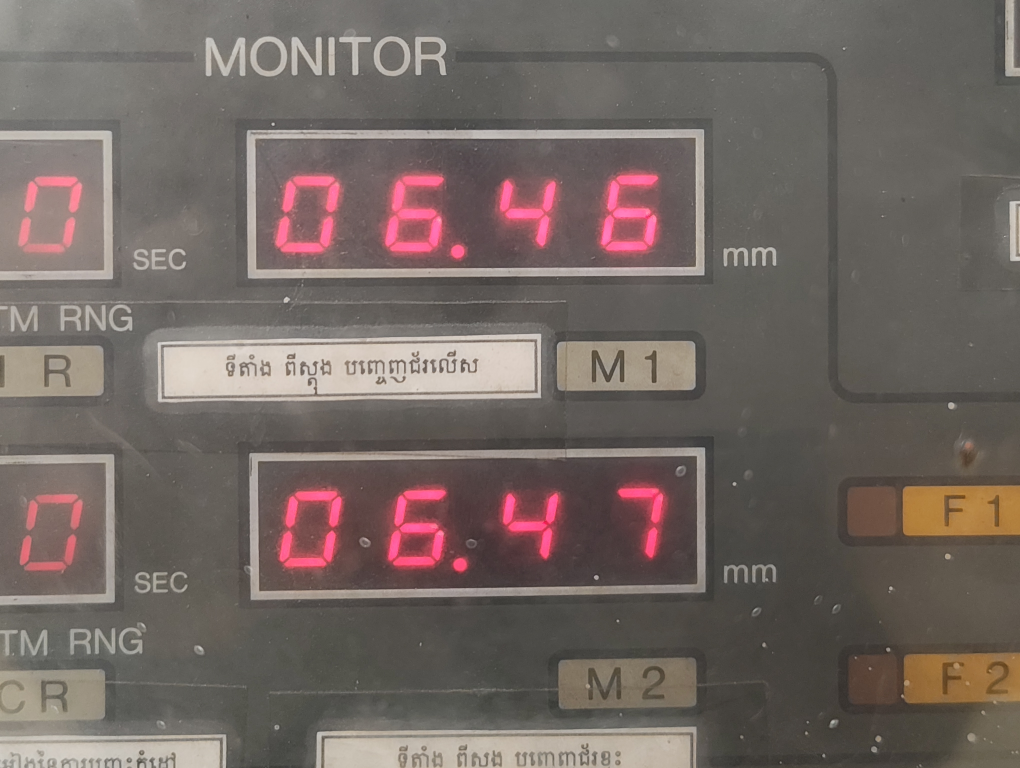
#> input picture img/raw/raw_008.jpg, 4080 x 3072 px (shown at 1/4 size)
$ python img_preprocess.py
#> lines starting #> are read from the running program, lines starting #| are printed output that depends on the picture; after the words box and inside, x2 and y2 are one past the last pixel; in counts of white or black regions, pixels touching at a corner belong together
import cv2 as cv
import matplotlib.pyplot as plt
import numpy as np

"""
cv.namedWindow('im_win', cv.WINDOW_NORMAL)
cv.resizeWindow('im_win', 800, 600)
"""

# gray scale image
img = cv.imread('./img/raw/raw_008.jpg')
#> img is the input picture: shape (3072, 4080, 3); mean B, G, R 98.3, 103.2, 114.4
gray = cv.cvtColor(img, cv.COLOR_BGR2GRAY)
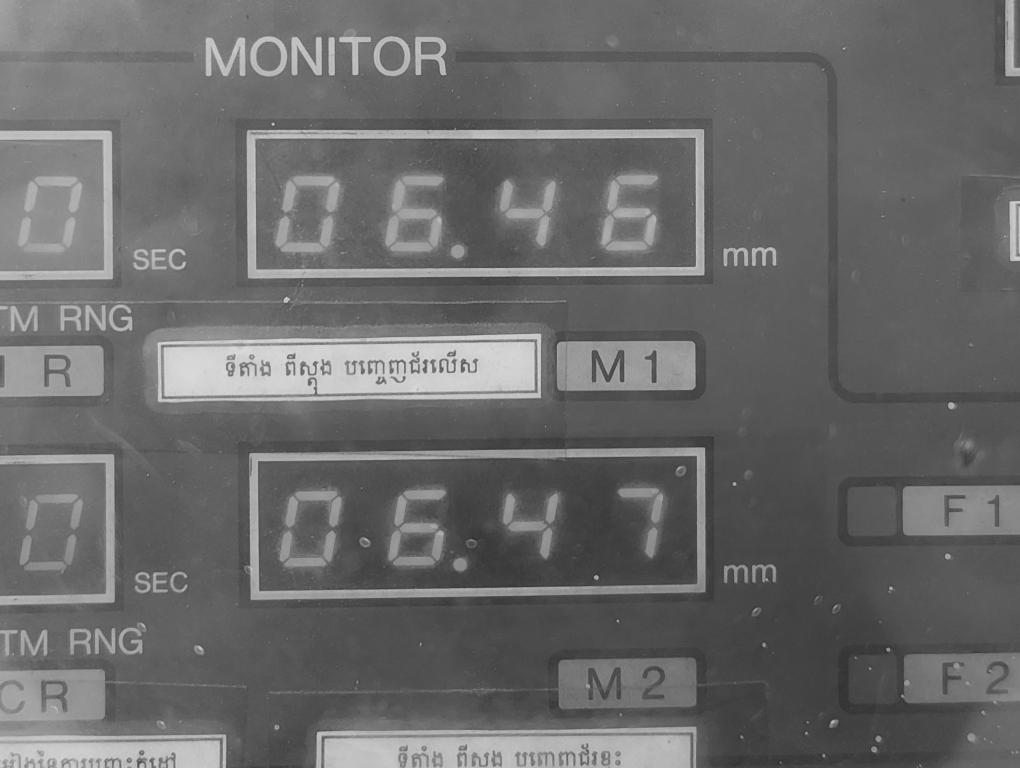
#> gray: shape (3072, 4080) (shown at 1/4 size); min 35, max 227, mean 106
gray = gaussian_blur = cv.GaussianBlur(gray, (5, 5), 0)

# CLAHE (https://docs.opencv.org/4.x/d5/daf/tutorial_py_histogram_equalization.html#autotoc_md1386)
clahe = cv.createCLAHE(clipLimit=5.0, tileGridSize=(10,10))
cl1 = clahe.apply(gray)
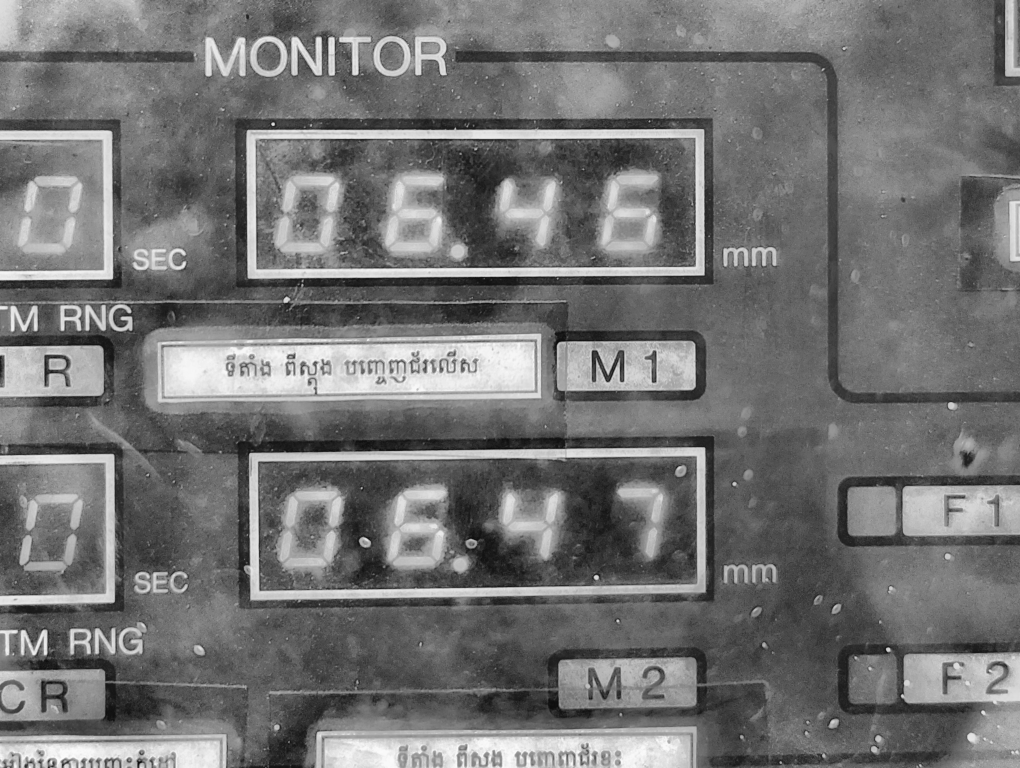
#> cl1: shape (3072, 4080) (shown at 1/4 size); min 9, max 252, mean 115.2

#Thresholding
img_thresh = cv.adaptiveThreshold(cl1, 255, cv.ADAPTIVE_THRESH_GAUSSIAN_C, cv.THRESH_BINARY_INV, 31, 0)
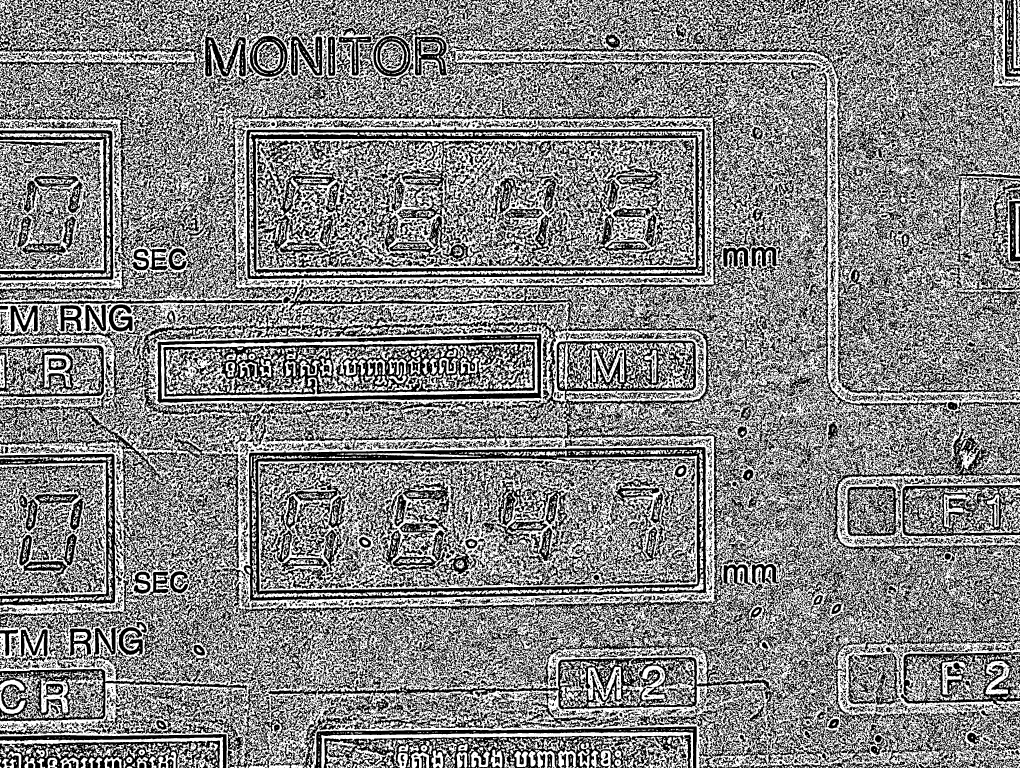
#> img_thresh: shape (3072, 4080) (shown at 1/4 size); 52.6% white; 32557 black regions (21410 under 20 px), largest, box (x1, y1, x2, y2) and area: (1225, 2214, 3186, 3008) 218388, (1950, 1221, 3350, 2216) 164124, (1813, 0, 4080, 844) 161654

#Morphological Closing
kernel_size = 3  # Increase from 1 to connect segments better
kernel = cv.getStructuringElement(cv.MORPH_RECT, (kernel_size, kernel_size))

# First dilate to connect broken segments
dilated = cv.dilate(img_thresh, kernel, iterations=2)
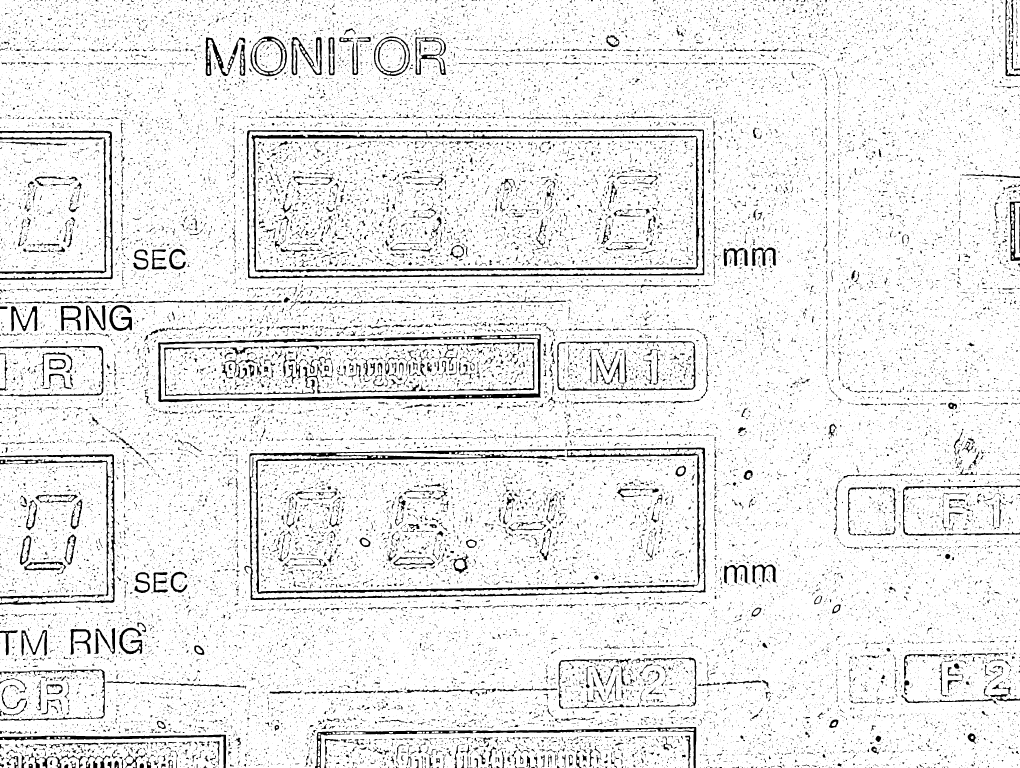
#> dilated: shape (3072, 4080) (shown at 1/4 size); 91.9% white; 35455 black regions (28875 under 20 px), largest, box (x1, y1, x2, y2) and area: (986, 512, 2817, 1114) 71832, (977, 1790, 2823, 2401) 70523, (632, 1336, 2164, 1609) 36922

# Then erode to restore size
eroded = cv.erode(dilated, kernel, iterations=2)
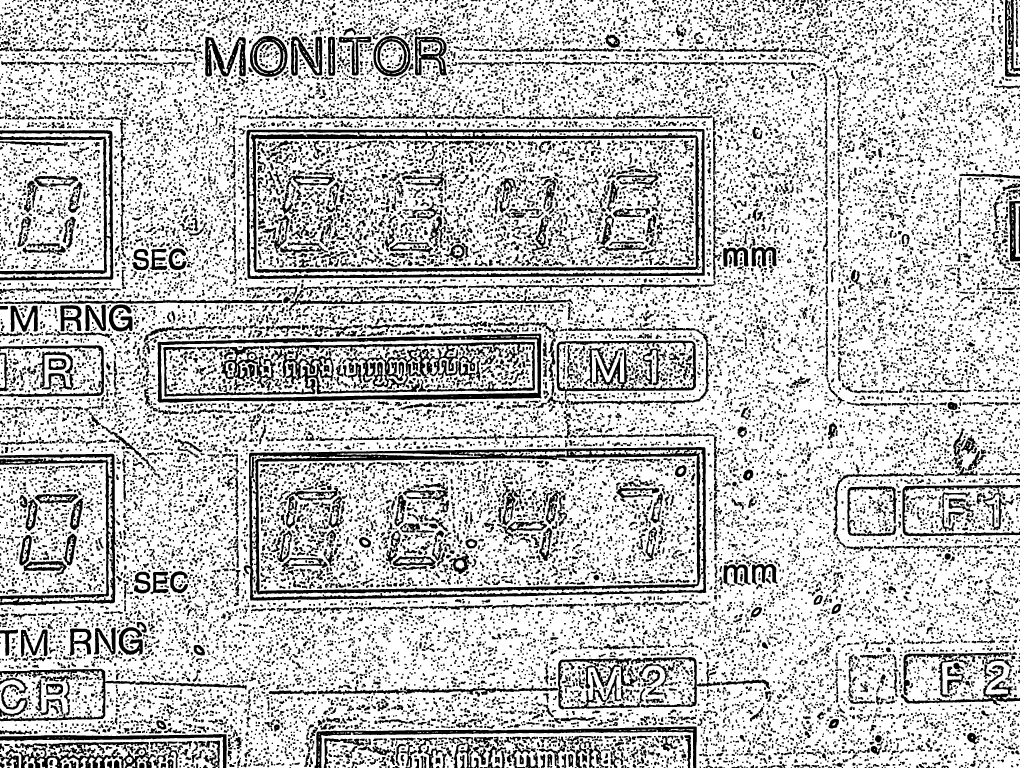
#> eroded: shape (3072, 4080) (shown at 1/4 size); 74.8% white; 27235 black regions (61 under 20 px), largest, box (x1, y1, x2, y2) and area: (975, 1788, 2825, 2403) 118068, (984, 510, 2819, 1116) 115889, (630, 1334, 2166, 1611) 53872

# Final closing for smoothing
closed = cv.morphologyEx(eroded, cv.MORPH_CLOSE, kernel, iterations=1)


# image display
"""
cv.imshow('Gray Image', gray)
cv.imshow('Canny Edges', edges)
cv.waitKey(0)
cv.destroyAllWindows()
"""

plt.subplot(1, 4, 1)
plt.title('Original Image')
plt.imshow(cv.cvtColor(img, cv.COLOR_BGR2RGB))
plt.axis('off')

plt.subplot(1, 4, 2)
plt.title('Gray Scale Image')
plt.imshow(gray, cmap='gray')
plt.axis('off')

plt.subplot(1, 4, 3)
plt.title('CLAHE Image')
plt.imshow(cl1, cmap='gray')
plt.axis('off')

plt.subplot(1, 4, 4)
plt.title('Morphological Closing')
plt.imshow(closed, cmap='gray')
plt.axis('off')

plt.show()
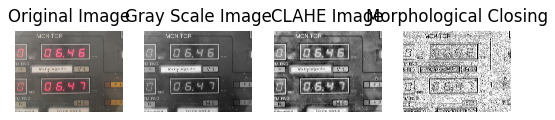
#> figure drawn by matplotlib, 4 panels

$ run again, with img/raw/raw_001.jpg copied over img/raw/raw_008.jpg
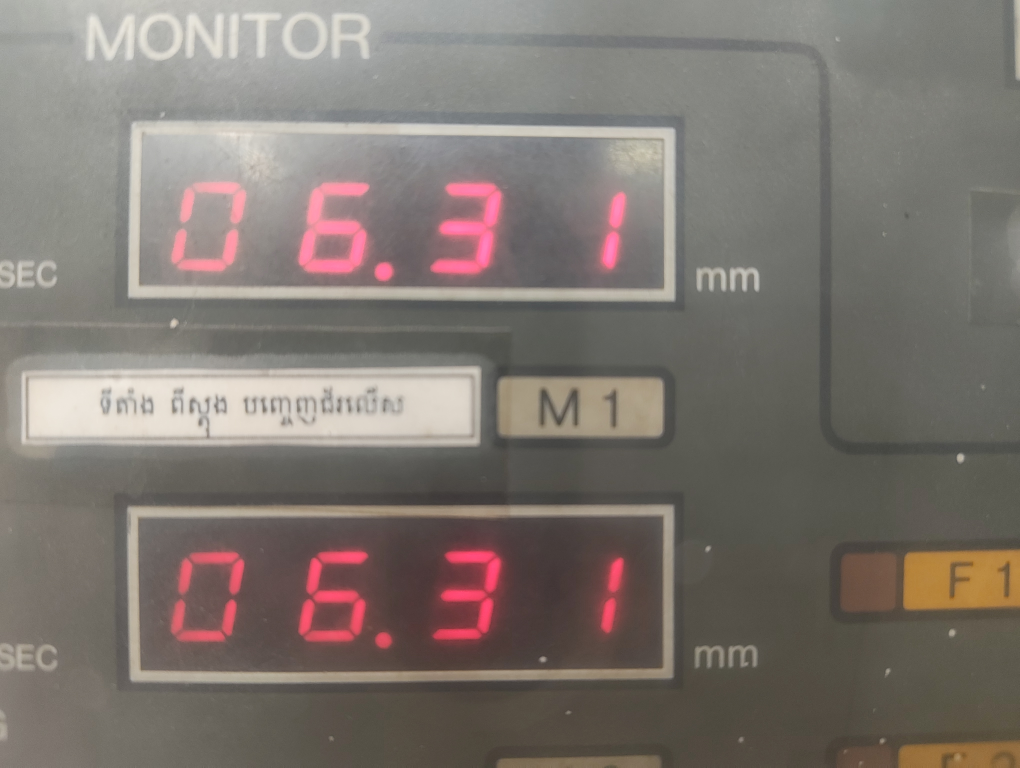
#> input picture img/raw/raw_001.jpg, 4080 x 3072 px (shown at 1/4 size)
#> img is the input picture: shape (3072, 4080, 3); mean B, G, R 111.7, 117.9, 126.1
#> `img_thresh = cv.adaptiveThreshold(cl1, 255, cv.ADAPTIVE_THRESH_GAUSSIA..`:
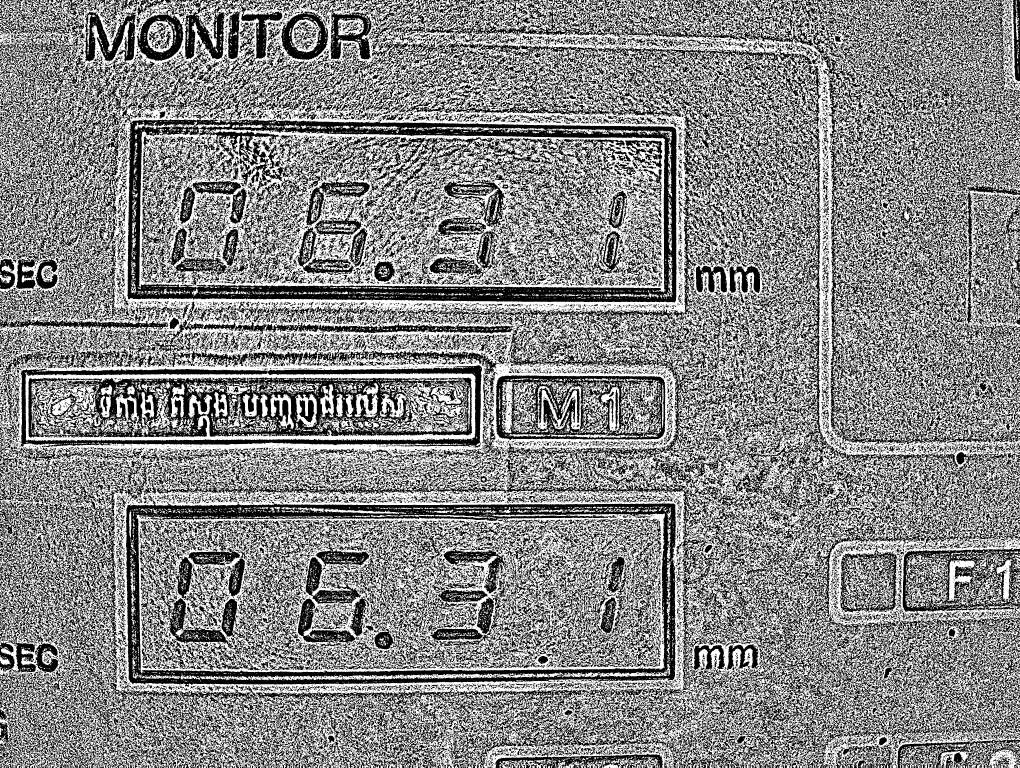
#> img_thresh: shape (3072, 4080) (shown at 1/4 size); 52.9% white; 54269 black regions (40653 under 20 px), largest, box (x1, y1, x2, y2) and area: (509, 439, 2706, 1210) 257047, (500, 2004, 2704, 2748) 220585, (113, 1508, 1889, 1752) 200334
#> dilated: shape (3072, 4080); 93.9% white; 26671 black regions (24090 under 20 px), largest, box (x1, y1, x2, y2) and area: (512, 481, 2704, 1207) 126447, (506, 2016, 2701, 2736) 80323, (87, 1464, 1925, 1782) 50369
#> eroded: shape (3072, 4080); 82.7% white; 21190 black regions (78 under 20 px), largest, box (x1, y1, x2, y2) and area: (510, 479, 2706, 1209) 207054, (504, 2014, 2703, 2738) 189794, (85, 1462, 1927, 1785) 71605
#> `plt.show()`:
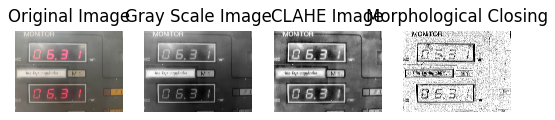
#> figure drawn by matplotlib, 4 panels
